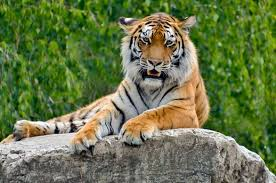
#> input picture data/image1.jpeg, 276 x 183 px, found by its file name
$ python eighten.py
#> lines starting #> are read from the running program, lines starting #| are printed output that depends on the picture; after the words box and inside, x2 and y2 are one past the last pixel; in counts of white or black regions, pixels touching at a corner belong together
import cv2
import matplotlib.pyplot as plt
img=cv2.imread("data/image1.jpeg")
#> img is the input picture: shape (183, 276, 3); mean B, G, R 73.2, 118.2, 104.2
if img is None:
    print("image is not found")
    exit()
gray=cv2.cvtColor(img,cv2.COLOR_BGR2GRAY)
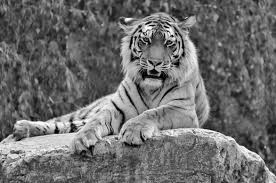
#> gray: shape (183, 276); min 0, max 255, mean 108.9
_,thresh=cv2.threshold(gray,120,255,cv2.THRESH_BINARY)
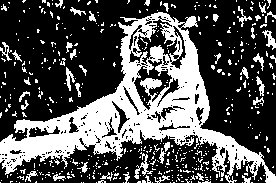
#> thresh: shape (183, 276); 33% white; 457 white regions (414 under 20 px), largest, box (x1, y1, x2, y2) and area: (0, 12, 276, 183) 13017, (134, 152, 153, 179) 143, (262, 30, 276, 50) 114
plt.imshow(thresh,cmap="gray")
plt.title("binary threshold")
plt.axis("off")
plt.show()

$ run again, with data/image.jpeg copied over data/image1.jpeg
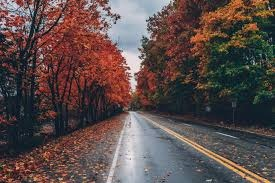
#> input picture data/image.jpeg, 275 x 183 px, found by its file name
#> img is the input picture: shape (183, 275, 3); mean B, G, R 73.9, 75.7, 91
#> `gray=cv2.cvtColor(img,cv2.COLOR_BGR2GRAY)`:
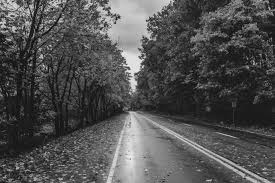
#> gray: shape (183, 275); min 1, max 243, mean 80.1
#> `_,thresh=cv2.threshold(gray,120,255,cv2.THRESH_BINARY)`:
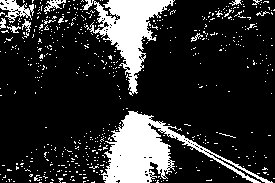
#> thresh: shape (183, 275); 18.4% white; 564 white regions (550 under 20 px), largest, box (x1, y1, x2, y2) and area: (101, 111, 273, 183) 4037, (82, 0, 175, 96) 3073, (0, 0, 34, 23) 357
